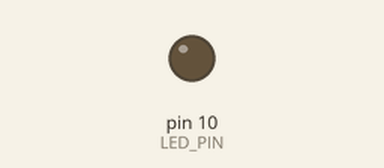
Simulated run of this sketch. Board: Arduino Uno, built with avr-gcc and run on an emulated ATmega328P. Parts: output pins drawn as LEDs (lit = HIGH).

Above: at 0.05 s.
At 2.5 s:
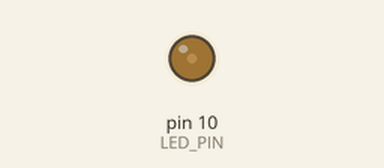
At 4.95 s:
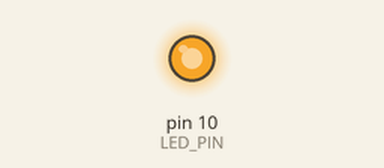
Timing chart, 0 to 9.5 s (numbered marks = the images above):
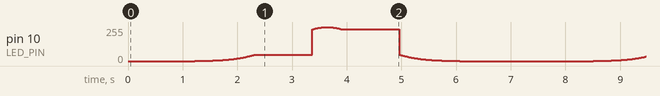

The sketch:

flash_simulation.ino
```cpp
//ゲンジボタルの発光シミュレーション。
//デフォルトで周期は6秒強、whileの中のtに加算する値を増やして周期調整。
//波形は正規分布で近似。

const int LED_PIN = 10;

void setup() {
 pinMode( LED_PIN, OUTPUT );
}

void loop() {
  float t = -15000;

  while (t <= 15000){
    analogWrite(LED_PIN, 255*exp(-pow(t, 2)/(2*pow(3000, 2))));
    t += 1;
    }
}
```
